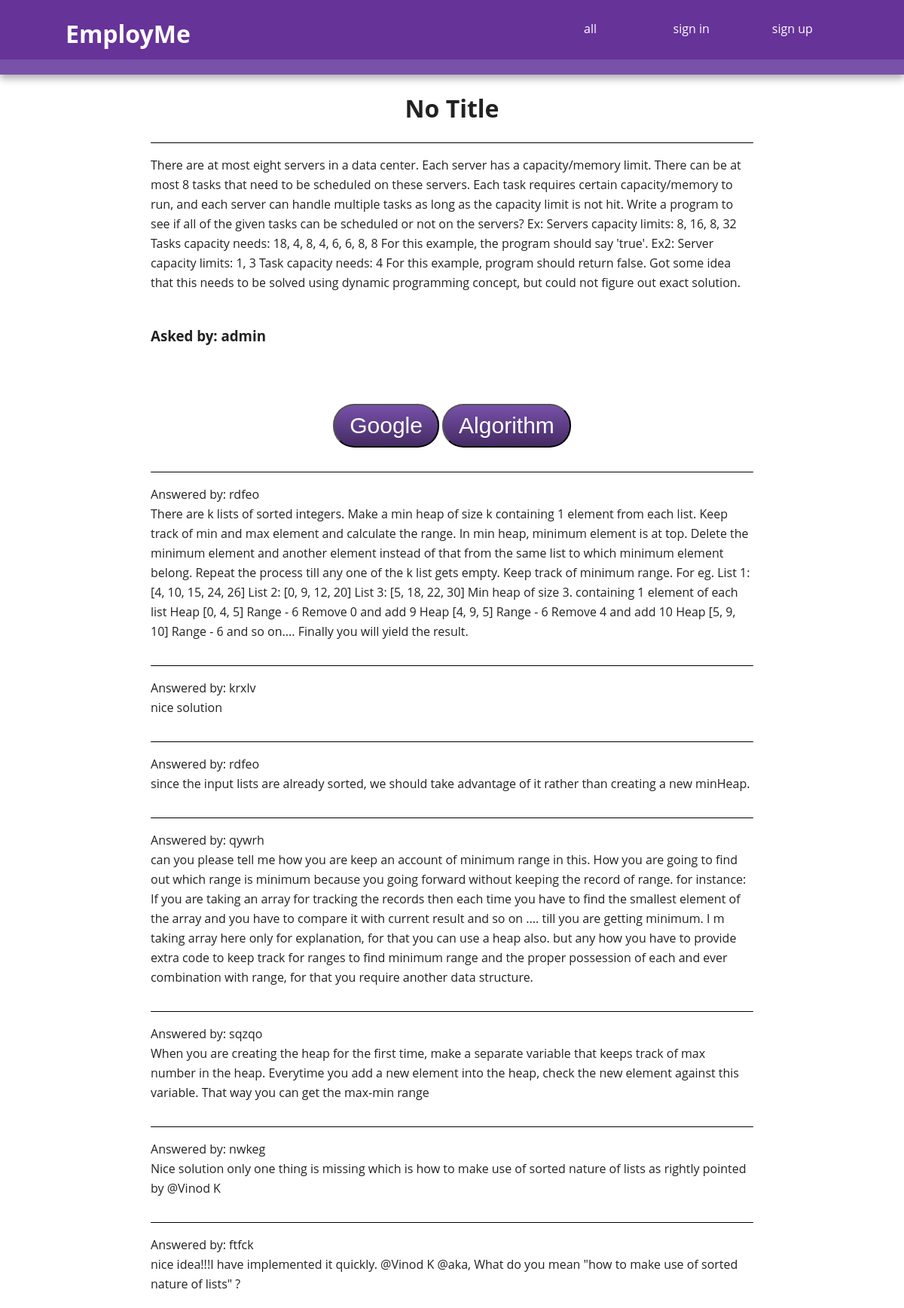
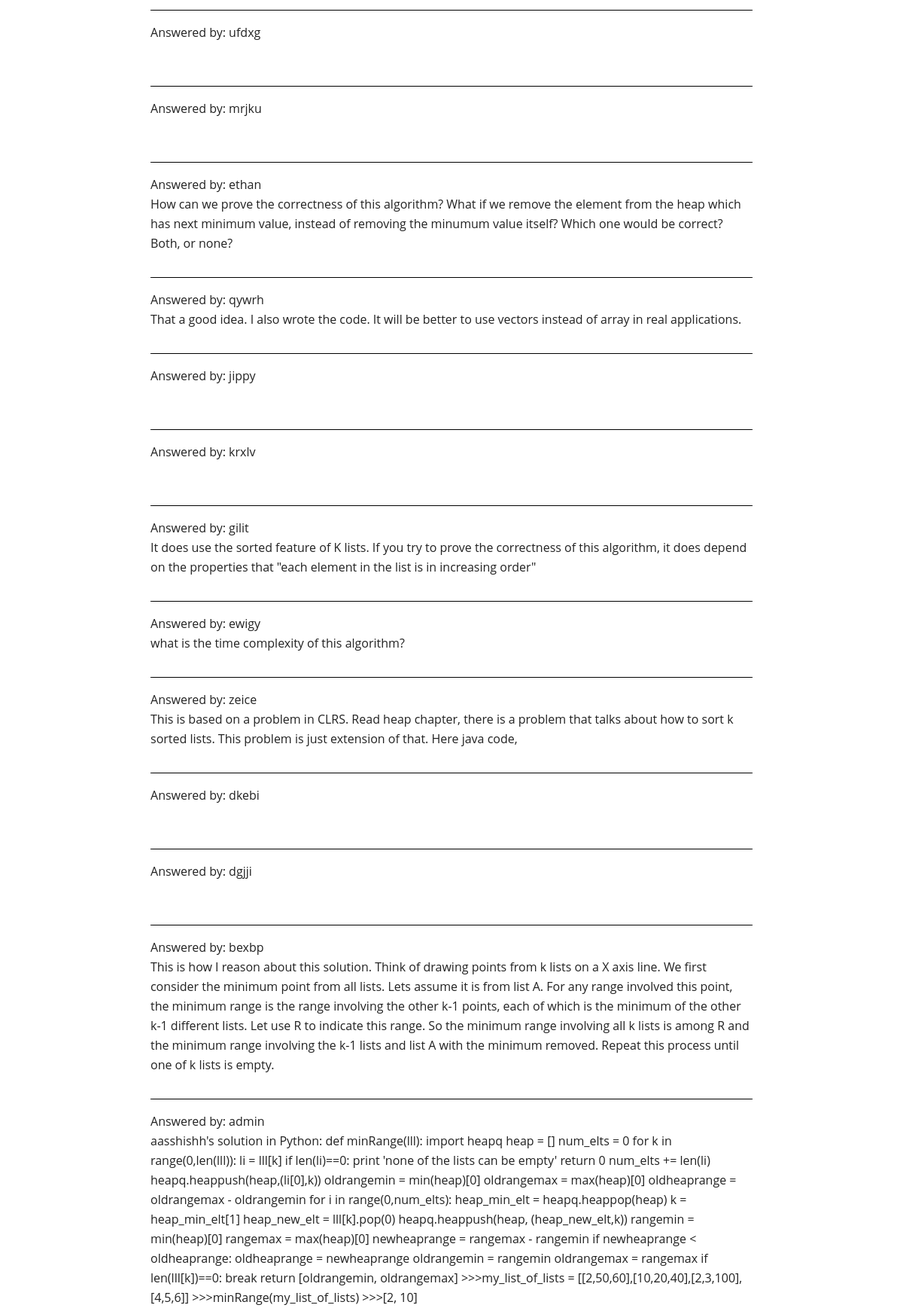
The app's page /questions/question.php?id=1 (upper part) with its own data (2 pictures, top to bottom).
### tables this page shows
CREATE TABLE `companies` (
  `company_id` int(11) NOT NULL AUTO_INCREMENT,
  `name` varchar(200) DEFAULT NULL,
  `about` text,
  PRIMARY KEY (`company_id`)
);

CREATE TABLE `topics` (
  `topic_id` int(11) NOT NULL AUTO_INCREMENT,
  `name` varchar(100) DEFAULT NULL,
  `about` text,
  PRIMARY KEY (`topic_id`)
);

CREATE TABLE `answers` (
  `answer_id` int(11) NOT NULL AUTO_INCREMENT,
  `username` varchar(50) DEFAULT NULL,
  `question_id` int(11) DEFAULT NULL,
  `content` text,
  `created` datetime DEFAULT NULL,
  `modified` timestamp NOT NULL DEFAULT CURRENT_TIMESTAMP ON UPDATE CURRENT_TIMESTAMP,
  `votes` int(11) DEFAULT '0',
  PRIMARY KEY (`answer_id`),
  KEY `question_id` (`question_id`),
  CONSTRAINT `answers_ibfk_1` FOREIGN KEY (`question_id`) REFERENCES `questions` (`question_id`)
);

### questions/question.php (the view, shortened to what this page needs)
<?php
$link = mysqli_connect('localhost', 'awu3', 'hellomysql', 'awu3') or die("Problem connecting to database.");
$question_id=intval($_GET['id']);
$questions = $link->prepare("SELECT username,title,content,companies.name as company_name,topics.name as topic_name,companies.company_id as company_id,topics.topic_id as topic_id from (select username,title,content,company_id,topic_id from questions where question_id=?) question, companies, topics where question.company_id = companies.company_id and question.topic_id=topics.topic_id");
$questions->bind_param('i',$question_id);
$questions->execute();
$question = $questions->get_result();
$answers_query = $link->prepare("SELECT * from answers where question_id=?");
$answers_query->bind_param('i',$question_id);
$answers_query->execute();
$answers = $answers_query->get_result();
?>
<!DOCTYPE html>
 <html class="no-js" ng-app>
    <head>
		<title>	<?php
		$tuple = $question->fetch_assoc();
		?></title>
        <link rel="stylesheet" href="../css/normalize.min.css">
        <link rel="stylesheet" href="../css/main.css">
    </head>
	<body>
<div class="header-container">
            <header class="wrapper clearfix">
                <a href="../index.php"><h1 class="title">EmployMe</h1></a>
                <nav>
                    <ul>
                        <li><a href="questions.php">all</a></li>                                       <?php
                                                                if(isset($_SESSION["user"])){
                                                                        ?>
                                                                        <li><a href="../users/edit_user.php">edit account</a></li>
                                                        <li><a href="../users/log_out.php">sign out</a></li>
				<?php
                                                                }
                                                                else{
                                                                        ?>
                                                                        <li><a href="../users/sign_in.php">sign in</a></li>
                                                        <li><a href="../users/sign_up.php">sign up</a></li>
                                                        <?php
                                                                }
                                        ?>
                    </ul>
                </nav>
            </header>
        </div>
<?php
	echo '<h1>';
	if($tuple['title']!=null) echo $tuple['title'].'<br>';
	else echo 'No Title'.'<br>';
	echo '</h1>';
	echo '<div>';
	echo '<div class="question">';
	echo '<p>';
	echo '<div id="questionContent">';
	echo $tuple['content'];
	echo '</div>';
	echo '<br>';
	echo '</p>';
	echo "<h3>Asked by: ".$tuple['username'].'</h3><br>';
echo '<div class="edits">';
	?>
        <div class="button-nav">
            <a href="questions.php?category=company&id=<?php echo $tuple['company_id'];?>">
                <button class="btn "><?php echo $tuple['company_name']; ?></button>
            </a>
            <a href="questions.php?category=topic&id=<?php echo $tuple['topic_id'];?>">
                <button class="btn "><?php echo $tuple['topic_name'];?></button>
            </a>
        </div>
<?php
	echo '</div>';
	echo '</div>';
echo '<div>';
while($answer = $answers->fetch_assoc()) {
	if($answer){
		echo '<div class="question">';
		echo '<p>';
		echo "Answered by: ".$answer['username'].'<br>';
		echo $answer['content'].'<br>';
		echo '</p>';
		echo '</div>';
	}
}
echo '</div>';
?>
	</body>
</html>

### css/main.css (style rules this page uses)
html, button, input, select, textarea { color: #222; }
html { font-family: "Whitney SSm A","Whitney SSm B","Helvetica Neue",Helvetica,Arial,sans-serif; font-size: 1em; line-height: 1.4; }
body { font: 16px/26px Helvetica, Helvetica Neue, Arial; text-align: center; }
.wrapper { width: 90%; margin: 0 5%; }
.header-container { border-bottom: 20px solid #7851a9; }
.header-container, .footer-container, .main aside { background: #639; }
.title { color: white; }
nav ul { margin: 0; padding: 0; }
nav a { display: block; margin-bottom: 10px; padding: 15px 0; text-align: center; text-decoration: none; color: white; background: #639; }
.btn { background: #7851a9; background-image: -webkit-linear-gradient(top, #7851a9, #442b63); background-image: -moz-linear-gradient(top, #7851a9, #442b63); background-image: -ms-linear-gradient(top, #7851a9, #442b63); background-image: -o-linear-gradient(top, #7851a9, #442b63); background-image: linear-gradient(to bottom, #7851a9, #442b63); -webkit-border-radius: 28; -moz-border-radius: 28; border-radius: 28px; font-family: Arial; color: #ffffff; font-size: 30px; padding: 10px 20px 10px 20px; text-decoration: none; }
a { text-decoration: none; }
body { min-width: 550px; }
h1 { text-align: center; margin-top: 1em; }
.button-nav { margin-top: 2em; width: 700px; margin-left: auto; margin-right: auto; }
.question { text-align: left; border-top: 1px solid black; margin-top: 2em; margin-bottom: 2em; margin-left: 200px; margin-right: 200px; }
.edits { text-align: center; }
* { margin:0;padding:0; }
body { font-family:'Open Sans',sans-serif; }
@media only screen and (min-width: 480px) { nav a { float: left; width: 27%; margin: 0 1.7%; padding: 25px 2%; margin-bottom: 0; } }
@media only screen and (min-width: 480px) { nav li:first-child a { margin-left: 0; } }
@media only screen and (min-width: 480px) { nav li:last-child a { margin-right: 0; } }
@media only screen and (min-width: 480px) { nav ul li { display: inline; } }
@media only screen and (min-width: 768px) { .header-container, .main aside { -webkit-box-shadow: 0 5px 10px #aaa; -moz-box-shadow: 0 5px 10px #aaa; box-shadow: 0 5px 10px #aaa; } }
@media only screen and (min-width: 768px) { .title { float: left; } }
@media only screen and (min-width: 768px) { nav { float: right; width: 38%; } }
@media only screen and (min-width: 1140px) { .wrapper { width: 1026px; margin: 0 auto; } }
.clearfix:before, .clearfix:after { content: " "; display: table; }
.clearfix:after { clear: both; }
.clearfix { *zoom: 1; }

### records on screen
companies: name "Google", topics.name "Algorithm"
answers: username "rdfeo", content "There are k lists of sorted integers. Make a min heap of size k containing 1 element from each list. Keep track of min and max element and calculate the range. In min heap, minimum element is at top. Delete the minimum element and another element instead of that from the same list to which minimum element belong. Repeat the process till any one of the k list gets empty. Keep track of minimum range. For eg. List 1: [4, 10, 15, 24, 26] List 2: [0, 9, 12, 20] List 3: [5, 18, 22, 30] Min heap of size 3. containing 1 element of each list Heap [0, 4, 5] Range - 6 Remove 0 and add 9 Heap [4, 9, 5] Range - 6 Remove 4 and add 10 Heap [5, 9, 10] Range - 6 and so on.... Finally you will yield the…"
answers: username "krxlv", content "nice solution"
answers: username "rdfeo", content "since the input lists are already sorted, we should take advantage of it rather than creating a new minHeap."
answers: username "qywrh", content "can you please tell me how you are keep an account of minimum range in this. How you are going to find out which range is minimum because you going forward without keeping the record of range. for instance: If you are taking an array for tracking the records then each time you have to find the smallest element of the array and you have to compare it with current result and so on .... till you are getting minimum. I m taking array here only for explanation, for that you can use a heap also. but any how you have to provide extra code to keep track for ranges to find minimum range and the proper possession of each and ever combination with range, for that you require another data structure."
answers: username "sqzqo", content "When you are creating the heap for the first time, make a separate variable that keeps track of max number in the heap. Everytime you add a new element into the heap, check the new element against this variable. That way you can get the max-min range"
answers: username "nwkeg", content "Nice solution only one thing is missing which is how to make use of sorted nature of lists as rightly pointed by @Vinod K"
answers: username "ftfck", content "nice idea!!!I have implemented it quickly. @Vinod K @aka, What do you mean \"how to make use of sorted nature of lists\" ?"
answers: username "ufdxg"
answers: username "mrjku"
answers: username "ethan", content "How can we prove the correctness of this algorithm? What if we remove the element from the heap which has next minimum value, instead of removing the minumum value itself? Which one would be correct? Both, or none?"
answers: username "qywrh", content "That a good idea. I also wrote the code. It will be better to use vectors instead of array in real applications."
answers: username "jippy"
answers: username "krxlv"
answers: username "gilit", content "It does use the sorted feature of K lists. If you try to prove the correctness of this algorithm, it does depend on the properties that \"each element in the list is in increasing order\""
answers: username "ewigy", content "what is the time complexity of this algorithm?"
answers: username "zeice", content "This is based on a problem in CLRS. Read heap chapter, there is a problem that talks about how to sort k sorted lists. This problem is just extension of that. Here java code,"
answers: username "dkebi"
answers: username "dgjji"
answers: username "bexbp", content "This is how I reason about this solution. Think of drawing points from k lists on a X axis line. We first consider the minimum point from all lists. Lets assume it is from list A. For any range involved this point, the minimum range is the range involving the other k-1 points, each of which is the minimum of the other k-1 different lists. Let use R to indicate this range. So the minimum range involving all k lists is among R and the minimum range involving the k-1 lists and list A with the minimum removed. Repeat this process until one of k lists is empty."
answers: username "admin", content "aasshishh's solution in Python: def minRange(lll): import heapq heap = [] num_elts = 0 for k in range(0,len(lll)): li = lll[k] if len(li)==0: print 'none of the lists can be empty' return 0 num_elts += len(li) heapq.heappush(heap,(li[0],k)) oldrangemin = min(heap)[0] oldrangemax = max(heap)[0] oldheaprange = oldrangemax - oldrangemin for i in range(0,num_elts): heap_min_elt = heapq.heappop(heap) k = heap_min_elt[1] heap_new_elt = lll[k].pop(0) heapq.heappush(heap, (heap_new_elt,k)) rangemin = min(heap)[0] rangemax = max(heap)[0] newheaprange = rangemax - rangemin if newheaprange < oldheaprange: oldheaprange = newheaprange oldrangemin = rangemin oldrangemax = rangemax if len(lll[k])==0:…"

### other values on screen
$tuple['username'] "admin"
